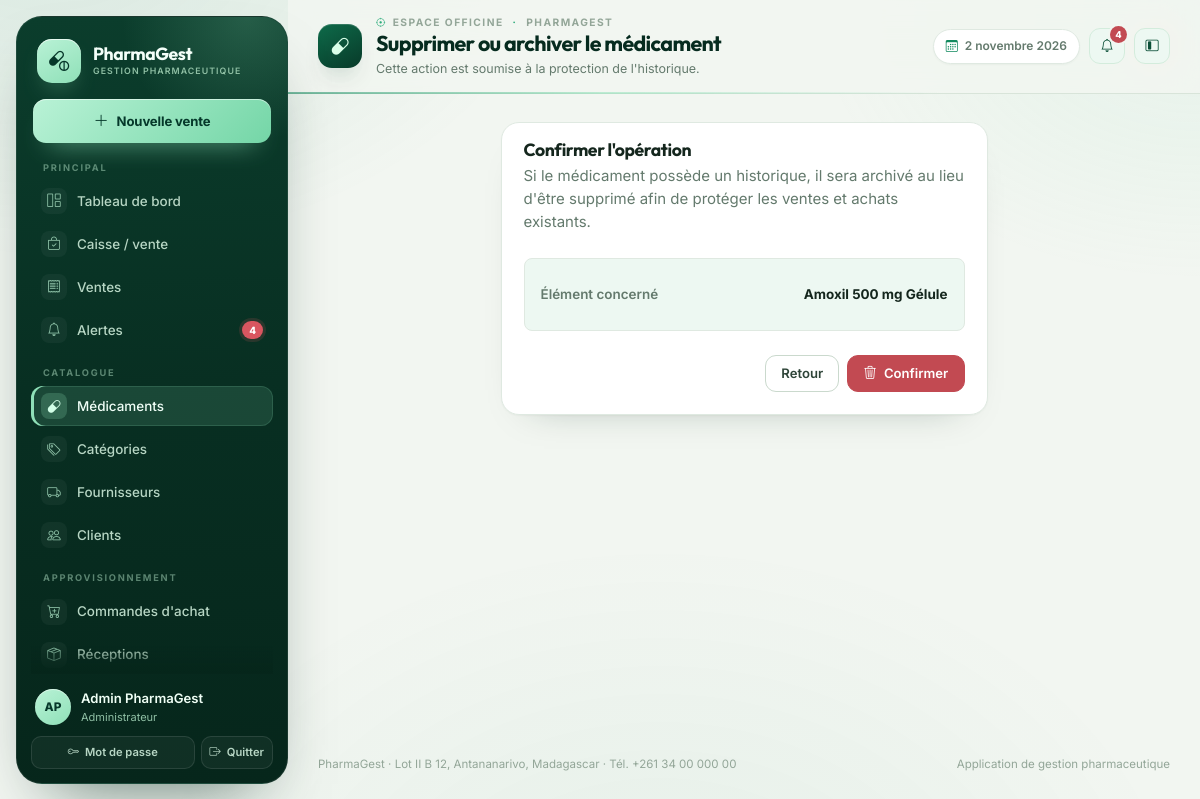
/medicaments/2/supprimer/ (signed in), run on the app's committed database.
### gestion/models.py (models this page shows, shortened)
class Utilisateur(AbstractUser):
    class Role(models.TextChoices):
        ADMIN = "ADMIN", "Administrateur"
        PHARMACIEN = "PHARMACIEN", "Pharmacien responsable"
        GESTIONNAIRE = "GESTIONNAIRE", "Gestionnaire de stock"
        CAISSIER = "CAISSIER", "Caissier"
        RESPONSABLE = "RESPONSABLE", "Responsable de gestion"
    role = models.CharField(
        "rôle", max_length=20, choices=Role.choices, default=Role.CAISSIER
    )
    telephone = models.CharField("téléphone", max_length=30, blank=True)
    cree_le = models.DateTimeField("créé le", auto_now_add=True)
    class Meta:
        verbose_name = "utilisateur"
        verbose_name_plural = "utilisateurs"
        ordering = ["username"]
    @property
    def nom_complet(self):
        return self.get_full_name() or self.username
    @property
    def est_admin(self):
        return self.is_superuser or self.role == self.Role.ADMIN
    @property
    def peut_vendre(self):
        return self.est_admin or self.role in {
            self.Role.PHARMACIEN,
            self.Role.CAISSIER,
        }
    @property
    def peut_voir_rapports(self):
        return self.est_admin or self.role in {
            self.Role.PHARMACIEN,
            self.Role.RESPONSABLE,
        }

class Medicament(models.Model):
    class Statut(models.TextChoices):
        ACTIF = "ACTIF", "Actif"
        ARCHIVE = "ARCHIVE", "Archivé"
    nom_commercial = models.CharField("nom commercial", max_length=180)
    denomination_generique = models.CharField(
        "dénomination générique", max_length=180, blank=True
    )
    categorie = models.ForeignKey(
        Categorie,
        verbose_name="catégorie",
        on_delete=models.PROTECT,
        related_name="medicaments",
    )
    forme_pharmaceutique = models.CharField(
        "forme pharmaceutique", max_length=80, blank=True
    )
    dosage = models.CharField("dosage", max_length=80, blank=True)
    laboratoire = models.CharField("laboratoire", max_length=160, blank=True)
    code_barres = models.CharField(
        "code-barres", max_length=80, unique=True, null=True, blank=True
    )
    photo = models.ImageField(
        "photo",
        upload_to="medicaments/%Y/%m/",
        blank=True,
        null=True,
        validators=[
            FileExtensionValidator(["jpg", "jpeg", "png", "webp"]),
            valider_taille_image,
        ],
    )
    prix_achat = models.DecimalField(
        "prix d'achat",
        max_digits=12,
        decimal_places=2,
        validators=[MinValueValidator(Decimal("0.01"))],
    )
    prix_vente = models.DecimalField(
        "prix de vente",
        max_digits=12,
        decimal_places=2,
        validators=[MinValueValidator(Decimal("0.01"))],
    )
    seuil_alerte = models.PositiveIntegerField("seuil d'alerte", default=10)
    statut = models.CharField(
        "statut", max_length=10, choices=Statut.choices, default=Statut.ACTIF
    )
    date_creation = models.DateTimeField("date de création", auto_now_add=True)
    date_modification = models.DateTimeField("date de modification", auto_now=True)
    class Meta:
        verbose_name = "médicament"
        verbose_name_plural = "médicaments"
        ordering = ["nom_commercial"]
        indexes = [
            models.Index(fields=["nom_commercial"]),
            models.Index(fields=["code_barres"]),
        ]
    def __str__(self):
        details = " ".join(v for v in [self.dosage, self.forme_pharmaceutique] if v)
        return f"{self.nom_commercial} {details}".strip()
    def get_absolute_url(self):
        return reverse("gestion:medicament_detail", args=[self.pk])

### gestion/views.py (the view, shortened to what this page needs)
class MedicamentSupprimerView(RoleRequisMixin, View):
    roles_autorises = CATALOGUE
    template_name = "gestion/confirmer_suppression.html"
    def get(self, request, pk):
        medicament = get_object_or_404(Medicament, pk=pk)
        return render(
            request,
            self.template_name,
            {
                "objet": medicament,
                "titre": "Supprimer ou archiver le médicament",
                "message": (
                    "Si le médicament possède un historique, il sera archivé au lieu "
                    "d'être supprimé afin de protéger les ventes et achats existants."
                ),
                "annuler_url": medicament.get_absolute_url(),
            },
        )

### gestion/templatetags/gestion_extras.py (called while the page is built)
@register.filter
def initiales(utilisateur):
    if hasattr(utilisateur, "nom_complet"):
        nom = utilisateur.nom_complet
    else:
        nom = str(utilisateur)
    morceaux = [m for m in nom.replace("-", " ").split(" ") if m]
    if not morceaux:
        return "?"
    if len(morceaux) == 1:
        return morceaux[0][:2].upper()
    return (morceaux[0][0] + morceaux[-1][0]).upper()

### gestion/views.py (called while the page is built)
    def dispatch(self, request, *args, **kwargs):
        if not request.user.is_authenticated:
            return self.handle_no_permission()
        if not (
            request.user.est_admin or request.user.role in self.roles_autorises
        ):
            raise PermissionDenied
        return super().dispatch(request, *args, **kwargs)

### templates/gestion/confirmer_suppression.html (shortened to what this page needs)
{% extends "gestion/base.html" %}
{% block page_title %}{{ titre }}{% endblock %}
{% block page_subtitle %}Cette action est soumise à la protection de l'historique.{% endblock %}
{% block contenu %}
<div class="row justify-content-center">
  <div class="col-lg-7">
    <div class="pg-card">
      <div class="pg-card-body">
        <div class="d-flex gap-3 align-items-start mb-4">
          <span class="pg-stat-icon pg-icon-red mb-0"></span>
          <div>
            <h3 class="mb-1" style="font-size:1.1rem">Confirmer l'opération</h3>
            <p class="pg-muted mb-0">{{ message }}</p>
          </div>
        </div>
        <div class="p-3 rounded-3 mb-4" style="background:var(--pg-green-50);border:1px solid var(--pg-line)">
          <div class="pg-key"><span>Élément concerné</span><span>{{ objet }}</span></div>
        </div>
        <form method="post" data-confirm="Confirmez-vous cette opération ?">
          <div class="d-flex justify-content-end gap-2">
            <a class="btn btn-outline-secondary" href="{{ annuler_url }}">Retour</a>
            <button class="btn btn-danger" type="submit" {% if suppression_bloquee %}disabled{% endif %}>
              <i class="bi bi-trash3 me-1"></i> Confirmer
            </button>
          </div>
        </form>
      </div>
    </div>
  </div>
</div>
{% endblock %}

### templates/gestion/base.html (shortened to what this page needs)
{% load static %}
{% load gestion_extras %}
<!doctype html>
<html lang="fr">
<head>
  <link href="https://cdn.jsdelivr.net/npm/bootstrap@5.3.3/dist/css/bootstrap.min.css" rel="stylesheet">
  <link href="https://cdn.jsdelivr.net/npm/bootstrap-icons@1.11.3/font/bootstrap-icons.min.css" rel="stylesheet">
  <link rel="stylesheet" href="{% static 'css/pharmagest.css' %}">
</head>
<body>
{% with url_name=request.resolver_match.url_name %}
<div class="pg-shell" data-layout="expanded">
  <aside class="pg-sidebar" id="sidebar" aria-label="Menu principal de navigation">
    <a class="pg-brand" href="{% url 'gestion:tableau_bord' %}" aria-label="Accueil {{ pharmacie_nom }}">
      <span class="pg-brand-mark"><i class="bi bi-capsule-pill"></i></span>
      <span class="pg-brand-text">
        <span class="pg-brand-name">{{ pharmacie_nom }}</span>
        <span class="pg-brand-sub">Gestion pharmaceutique</span>
      </span>
    </a>
    {% if user.peut_vendre %}
    <a class="pg-side-cta" href="{% url 'gestion:caisse' %}" title="Ouvrir la caisse">
      <i class="bi bi-plus-lg"></i>
      <span>Nouvelle vente</span>
    </a>
    {% endif %}
    <nav class="pg-nav-groups" aria-label="Navigation">
      <div class="pg-nav-group">
        <div class="pg-nav-label">Principal</div>
        <div class="pg-nav">
          <a class="pg-nav-link {% if url_name == 'tableau_bord' %}active{% endif %}" href="{% url 'gestion:tableau_bord' %}" title="Tableau de bord">
            <i class="bi bi-grid-1x2"></i>
            <span>Tableau de bord</span>
          </a>
          {% if user.peut_vendre %}
          <a class="pg-nav-link {% if url_name == 'caisse' %}active{% endif %}" href="{% url 'gestion:caisse' %}" title="Caisse / vente">
            <i class="bi bi-bag-check"></i>
            <span>Caisse / vente</span>
          </a>
          {% endif %}
          <a class="pg-nav-link {% if url_name == 'vente_liste' or url_name == 'vente_detail' or url_name == 'retour_vente' or url_name == 'vente_annuler' %}active{% endif %}" href="{% url 'gestion:vente_liste' %}" title="Ventes">
            <i class="bi bi-receipt"></i>
            <span>Ventes</span>
          </a>
          <a class="pg-nav-link {% if url_name == 'alertes' %}active{% endif %}" href="{% url 'gestion:alertes' %}" title="Alertes">
            <i class="bi bi-bell"></i>
            {% if alertes_globales %}<span class="pg-nav-badge">{{ alertes_globales }}</span>{% endif %}
            <span>Alertes</span>
          </a>
        </div>
      </div>
      <div class="pg-nav-group">
        <div class="pg-nav-label">Catalogue</div>
        <div class="pg-nav">
          <a class="pg-nav-link {% if url_name == 'medicament_liste' or url_name == 'medicament_detail' or url_name == 'medicament_ajouter' or url_name == 'medicament_modifier' or url_name == 'medicament_supprimer' %}active{% endif %}" href="{% url 'gestion:medicament_liste' %}" title="Médicaments">
            <i class="bi bi-capsule"></i>
            <span>Médicaments</span>
          </a>
          <a class="pg-nav-link " href="{% url 'gestion:categorie_liste' %}" title="Catégories">
            <i class="bi bi-tags"></i>
            <span>Catégories</span>
          </a>
          <a class="pg-nav-link " href="{% url 'gestion:fournisseur_liste' %}" title="Fournisseurs">
            <i class="bi bi-truck"></i>
            <span>Fournisseurs</span>
          </a>
          <a class="pg-nav-link {% if url_name == 'client_liste' or url_name == 'client_detail' or url_name == 'client_ajouter' or url_name == 'client_modifier' %}active{% endif %}" href="{% url 'gestion:client_liste' %}" title="Clients">
            <i class="bi bi-people"></i>
            <span>Clients</span>
          </a>
        </div>
      </div>
      {% if user.est_admin or user.role == 'PHARMACIEN' or user.role == 'GESTIONNAIRE' or user.role == 'RESPONSABLE' %}
      <div class="pg-nav-group">
        <div class="pg-nav-label">Approvisionnement</div>
        <div class="pg-nav">
          <a class="pg-nav-link " href="{% url 'gestion:commande_liste' %}" title="Commandes d'achat">
            <i class="bi bi-cart-plus"></i>
            <span>Commandes d'achat</span>
          </a>
          <a class="pg-nav-link {% if url_name == 'reception_liste' or url_name == 'reception_detail' or url_name == 'commande_receptionner' %}active{% endif %}" href="{% url 'gestion:reception_liste' %}" title="Réceptions">
            <i class="bi bi-box-seam"></i>
            <span>Réceptions</span>
          </a>
        </div>
      </div>
      {% endif %}
    </nav>
    <div class="pg-sidebar-foot">
      <div class="pg-user">
        <span class="pg-avatar">{{ user.nom_complet|initiales }}</span>
        <span class="pg-user-text">
          <span class="name">{{ user.nom_complet }}</span>
          <span class="role">{{ user.get_role_display }}</span>
        </span>
      </div>
      <div class="actions">
        <a href="{% url 'gestion:mot_de_passe' %}" title="Modifier le mot de passe">
          <i class="bi bi-key"></i><span>Mot de passe</span>
        </a>
        <form method="post" action="{% url 'gestion:deconnexion' %}" class="m-0" title="Déconnexion">
          <button type="submit"><i class="bi bi-box-arrow-right"></i><span>Quitter</span></button>
        </form>
      </div>
    </div>
  </aside>
  <div class="pg-main">
    <header class="pg-topbar">
      <span class="pg-page-icon" aria-hidden="true"><i class="bi bi-capsule"></i></span>
      <div class="pg-heading">
        <div class="pg-crumb"><i class="bi bi-crosshair"></i> Espace officine <i class="bi bi-dot"></i> {{ pharmacie_nom }}</div>
        <h1 class="pg-page-title">{% block page_title %}Tableau de bord{% endblock %}</h1>
        <p class="pg-page-sub">{% block page_subtitle %}Vue d'ensemble de l'activité de la pharmacie{% endblock %}</p>
      </div>
      <div class="pg-topbar-actions">
        <span class="pg-date-chip"><i class="bi bi-calendar3"></i> {% now "j F Y" %}</span>
        <a class="btn btn-soft btn-icon position-relative" href="{% url 'gestion:alertes' %}" title="Alertes" aria-label="Alertes">
          <i class="bi bi-bell"></i>
          {% if alertes_globales %}
          <span class="pg-notif-dot">{{ alertes_globales }}</span>
          {% endif %}
        </a>
        <button class="pg-layout-toggle btn btn-soft btn-icon" type="button" aria-label="Basculer le menu compact" title="Menu compact" data-layout-toggle>
          <i class="bi bi-layout-sidebar-inset"></i>
        </button>
      </div>
    </header>
    <main class="pg-content" id="contenu">
      {% block contenu %}{% endblock %}
    </main>
    <footer class="pg-footer">
      <span>{{ pharmacie_nom }} · {{ pharmacie_adresse }} · Tél. {{ pharmacie_telephone }}</span>
      <span>Application de gestion pharmaceutique</span>
    </footer>
  </div>
</div>
{% endwith %}
</body>
</html>

### data on the page
Utilisateur: last_name "PharmaGest", nom_complet|initiales "AP", nom_complet "Admin PharmaGest", role "Administrateur", last_name "PHARMAGEST"
Medicament: dosage+forme_pharmaceutique+nom_commercial "Amoxil 500 mg Gélule"

### other printed values
{{ alertes_globales }} "4"
{{ titre }} "Supprimer ou archiver le médicament"
{{ message }} "Si le médicament possède un historique, il sera archivé au lieu d'être supprimé afin de protéger les ventes et achats existants."
{{ pharmacie_adresse }} "Lot II B 12, Antananarivo, Madagascar"
{{ pharmacie_telephone }} "+261 34 00 000 00"
